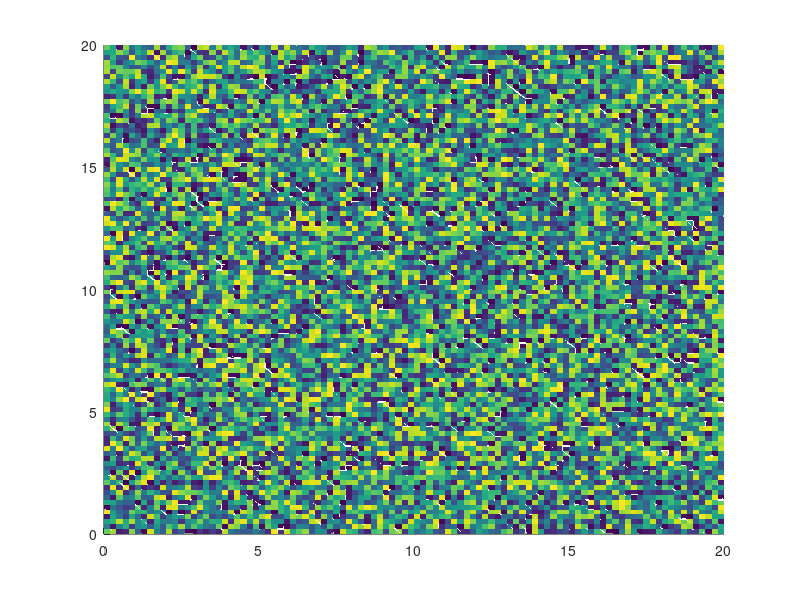

MATLAB code to generate this figure: (Note: this script raises an error after producing the figure.)
%% Turing 2D: FitzHugh-Nagumo 

% parametre des equations
    %constantes
    alpha=0.15;
    epsilon=1;
    beta=0.0036;
    ksi=.74;
    gama=.00744;
    zeta=1;
    delta=0.1;
    nu=.2;
    sigma=.7;
    mu=.007288;
    mu_etoile=0.01155;
    R=0;
    Dv=1;
    Dw=1;
    
    c1=alpha/(epsilon+gama+mu);
    beta_=beta/(1+c1);
    gama_=gama/(1+c1);
    ksi_=ksi/(1+c1);
    c2=c1/(1+c1);


% parametres de simulation, espace
s = 20; % taille domaine (carre sxs)
h = 0.2;
x0 = 0;
x1 = s;
y0 = 0;
y1 = s;
x = x0:h:x1;
y = y0:h:y1;
[X,Y] = meshgrid(x,y);
J = length(x);
J2 = J*J;

% variable dynamiques
v = zeros(J2,1); % stocke seulement l'etat au temps t
w = zeros(J2,1);
newv = zeros(J2,1);
neww = zeros(J2,1);


% Condition periodiques
L = sparse(1:J2,1:J2,-4); % matrice creuse, compacte en memoire
coinhautgauche = 1;
coinbasgauche = J;
coinhautdroit = J*(J-1)+1;
coinbasdroit = J2;
bordgauche = 2:J-1;
bordhaut = J+1:J:J*(J-2)+1;
bordbas = 2*J:J:J*(J-1);
borddroit = J*(J-1)+2:J2-1;
bord = [coinhautgauche, coinhautdroit, coinbasgauche, coinbasdroit, ...
    bordgauche, bordhaut, bordbas, borddroit];
interieur = setdiff(1:J2, bord);

% interieur
L = L + sparse(interieur,interieur+1,1,J2,J2);
L = L + sparse(interieur,interieur-1,1,J2,J2);
L = L + sparse(interieur,interieur+J,1,J2,J2);
L = L + sparse(interieur,interieur-J,1,J2,J2);

% bords
L = L + sparse(bordhaut,bordhaut+1,1,J2,J2);
L = L + sparse(bordhaut,bordhaut+J-1,1,J2,J2);
L = L + sparse(bordhaut,bordhaut+J,1,J2,J2);
L = L + sparse(bordhaut,bordhaut-J,1,J2,J2);


L = L + sparse(bordgauche,bordgauche+1,1,J2,J2);
L = L + sparse(bordgauche,bordgauche-1,1,J2,J2);
L = L + sparse(bordgauche,bordgauche+J,1,J2,J2);
L = L + sparse(bordgauche,bordgauche+J*(J-1),1,J2,J2);

L = L + sparse(bordbas,bordbas-(J-1),1,J2,J2);
L = L + sparse(bordbas,bordbas-1,1,J2,J2);
L = L + sparse(bordbas,bordbas+J,1,J2,J2);
L = L + sparse(bordbas,bordbas-J,1,J2,J2);

L = L + sparse(borddroit,borddroit+1,1,J2,J2);
L = L + sparse(borddroit,borddroit-1,1,J2,J2);
L = L + sparse(borddroit,borddroit-J*(J-1),1,J2,J2);
L = L + sparse(borddroit,borddroit-J,1,J2,J2);

% coins
L(coinhautgauche,coinhautgauche+1) = 1;
L(coinhautgauche,coinhautgauche+J-1) = 1;
L(coinhautgauche,coinhautgauche+J) = 1;
L(coinhautgauche,coinhautgauche+J*(J-1)) = 1;


L(coinbasgauche,coinbasgauche-(J-1)) = 1;
L(coinbasgauche,coinbasgauche-1) = 1;
L(coinbasgauche,coinbasgauche+J) = 1;
L(coinbasgauche,coinbasgauche+J*(J-1)) = 1;

L(coinhautdroit,coinhautdroit+1) = 1;
L(coinhautdroit,coinhautdroit+J-1) = 1;
L(coinhautdroit,coinhautdroit-J*(J-1)) = 1;
L(coinhautdroit,coinhautdroit-J) = 1;

L(coinbasdroit,coinbasdroit-(J-1)) = 1;
L(coinbasdroit,coinbasdroit-1) = 1;
L(coinbasdroit,coinbasdroit-J*(J-1)) = 1;
L(coinbasdroit,coinbasdroit-J) = 1;

% condition initiales
v = -1 + 0.1*(-1 + 2*rand(J^2,1)); 
w = -0.3 + 0.1*(-1 + 2*rand(J^2,1));


% parametres de simulation, temps
t0 = 0;
tfinal = 200; 
t = t0;
% k doit etre < a h^2/2/d/D ou dim d = 2
k = min(1,0.2*( h^2/4/max(Dv,Dw) ));
 

figure(1); clf;
surf(X,Y,reshape(v,J,J),'EdgeColor','none');
view(2)
drawnow;
tk = 0;
pause


% BOUCLE PRINCIPALE
while t < tfinal
    drawnow;
    newSp = Sp + k*(-gama_.*Sp-beta_.*(1-ksi).*Sp.*A-beta_.*ksi_.*c1.*Sp.*Sp+delta.*R+mu.*(Sp.*c2+R)+mu_etoile.*A) + ...
        Dv*k/h^2*L*Sp;
    newA = A + k.*(gama_.*Sp+sigma.*R+beta_.*(1-ksi).*Sp.*A+beta_.*ksi_.*c1.*Sp.*Sp-nu.*R.*A-(zeta+mu_etoile).*A) + ...
        Dw*k/h^2*L*A;
    Sp = newSp;
    A = newA;
    if tk > 1 
        surf(X,Y,reshape(v,J,J),'EdgeColor','none');
        view(2)
        drawnow;
        tk = 0;
    end
    t = t + k;
    tk = tk + k;
end